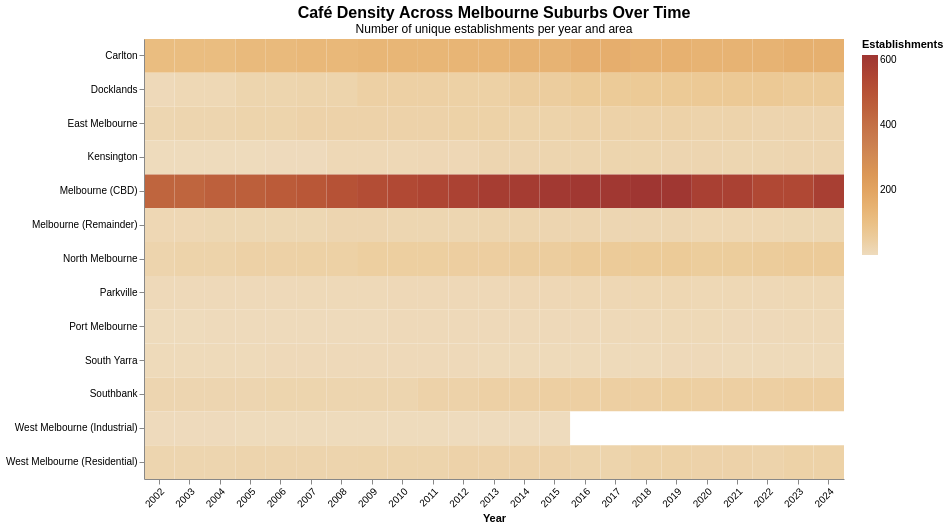

Write a Vega-Lite specification for this figure.
### Vega-Lite specification from a JSON file in a GitHub repository (floating-point values rounded to 4 significant figures; data arrays with more than 128 entries replaced by an {"elided": "..."} marker saying what was removed)
{"$schema": "https://vega.github.io/schema/vega-lite/v5.json", "title": {"text": "Café Density Across Melbourne Suburbs Over Time", "subtitle": "Number of unique establishments per year and area", "fontSize": 16, "subtitleFontSize": 12}, "width": 700, "height": 440, "data": {"values": {"elided": "290 records"}}, "params": [{"name": "row_hover", "select": {"type": "point", "on": "mouseover", "fields": ["area"], "clear": "mouseout"}}], "mark": {"type": "rect", "cursor": "pointer"}, "encoding": {"x": {"field": "year", "type": "ordinal", "title": "Year", "axis": {"labelAngle": -45}}, "y": {"field": "area", "type": "nominal", "title": null, "axis": {"labelFontSize": 10}}, "color": {"field": "count", "type": "quantitative", "title": "Establishments", "scale": {"scheme": "browns"}}, "opacity": {"condition": {"param": "row_hover", "empty": true, "value": 1}, "value": 0.4}, "tooltip": [{"field": "area", "type": "nominal", "title": "Area"}, {"field": "year", "type": "ordinal", "title": "Year"}, {"field": "count", "type": "quantitative", "title": "Establishments"}]}, "config": {"view": {"stroke": null}, "axis": {"grid": false}}}
